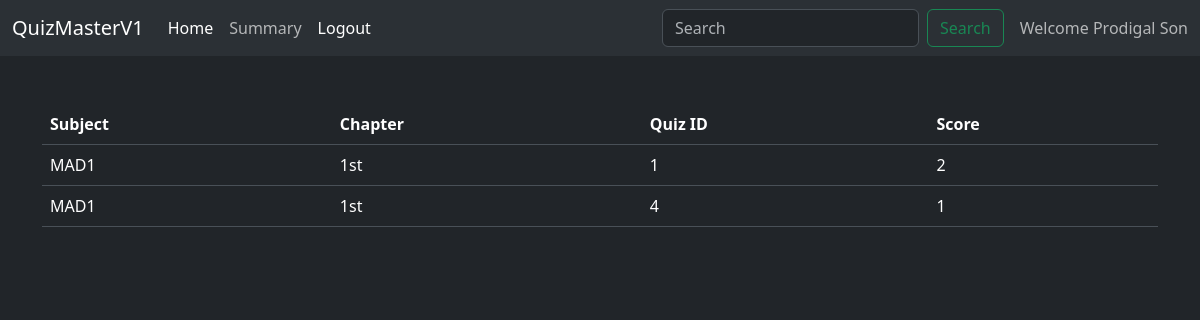
Before: /allquizres (signed in) with the older database file.
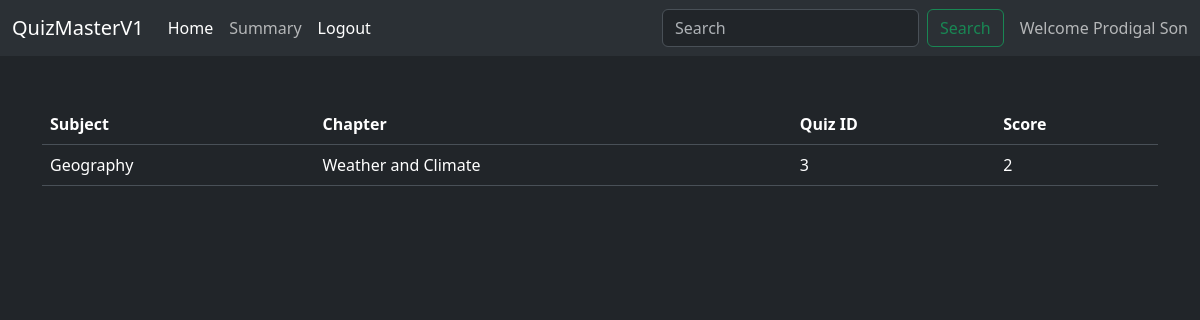
After: the same page with the newer database file.
### models/models.py (models this page shows)
class Scores(db.Model):
    id=db.Column(db.Integer, primary_key=True)
    q_id=db.Column(db.Integer,db.ForeignKey('quiz.id', ondelete="CASCADE"))
    u_id=db.Column(db.Integer,db.ForeignKey('users.id', ondelete="CASCADE"))
    score=db.Column(db.Integer,nullable=False)

class Subject(db.Model):
    id=db.Column(db.Integer, primary_key=True)
    name=db.Column(db.String,unique=True,nullable=False)
    description=db.Column(db.Text,nullable=True)
    chapters = db.relationship("Chapter", backref="subject", lazy=True)

class Chapter(db.Model):
    id=db.Column(db.Integer, primary_key=True)
    name=db.Column(db.String,nullable=False)
    s_id=db.Column(db.Integer,db.ForeignKey('subject.id', ondelete="CASCADE"))

class Quiz(db.Model):
    id=db.Column(db.Integer, primary_key=True)
    date=db.Column(db.Date, nullable=False)
    time_duration=db.Column(db.Integer,nullable=False)
    remarks=db.Column(db.Text)
    c_id=db.Column(db.Integer,db.ForeignKey('chapter.id',ondelete="CASCADE"))
    quest = db.relationship("Questions", backref="quiz", lazy=True)

### controllers/controllers.py (the view)
@app.route("/allquizres")
def allqres():
    id=session.get('id')
    results=db.session.query(Subject.name, Chapter.name, Quiz.id, Scores.score).join(Chapter, Subject.id==Chapter.s_id).join(Quiz, Quiz.c_id==Chapter.id).join(Scores,Scores.q_id==Quiz.id).filter(Scores.u_id==id).all()
    chart=db.session.query(Chapter.name,Quiz.id,Scores.score).join(Quiz,Chapter.id==Quiz.c_id).join(Scores,Quiz.id==Scores.q_id).filter(Scores.u_id==id).all()
    labels=[]
    scores=[]
    for i in chart:
        labels.append(i[0])
        scores.append(i[2])
    return render_template("quizresults.html",qres=results,labels=labels,scores=scores)

### templates/quizresults.html (shortened to what this page needs)
{% extends 'base.html' %}
{% block content %}
<br><br>
<div class="container">
    {%if qres%}
    <table class="table">
        <thead>
          <tr>
            <th scope="col">Subject</th>
            <th scope="col">Chapter</th>
            <th scope="col">Quiz ID</th>
            <th scope="col">Score</th>
          </tr>
        </thead>
        <tbody>
        {% for subject, chapter, quiz_id, score in qres %}
          <tr>
            <td>{{ subject }}</td>
            <td>{{ chapter }}</td>
            <td>{{ quiz_id }}</td>
            <td>{{ score }}</td>
        </tr>
        {%endfor%}
        </tbody>
      </table>
      {%endif%}
</div>
{% endblock %}

Changed rows visible on the page:
no longer on this page (row edited): Scores: name "MAD1", name "1st", quiz_id "4", score "1"
changed Scores: name "MAD1" → "Geography"; name "1st" → "Weather and Climate"; quiz_id "1" → "3"
